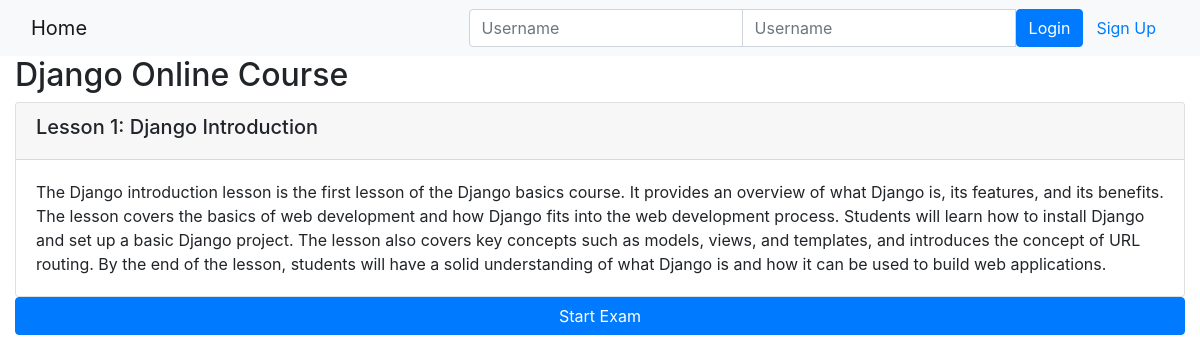
Page /onlinecourse/1/ on the committed database.
### onlinecourse/models.py (models this page shows, shortened)
class Course(models.Model):
    name = models.CharField(null=False, max_length=30, default='online course')
    image = models.ImageField(upload_to='course_images/')
    description = models.CharField(max_length=1000)
    pub_date = models.DateField(null=True)
    instructors = models.ManyToManyField(Instructor)
    users = models.ManyToManyField(
        settings.AUTH_USER_MODEL, through='Enrollment')
    total_enrollment = models.IntegerField(default=0)
    is_enrolled = False

class Lesson(models.Model):
    title = models.CharField(max_length=200, default="title")
    order = models.IntegerField(default=0)
    course = models.ForeignKey(Course, on_delete=models.CASCADE)
    content = models.TextField()

### onlinecourse/views.py (the view)
# urls.py: path('<int:pk>/', views.CourseDetailView.as_view(), name='course_details'),
class CourseDetailView(generic.DetailView):
    model = Course
    template_name = 'onlinecourse/course_detail_bootstrap.html'

### onlinecourse/templates/onlinecourse/course_detail_bootstrap.html (shortened to what this page needs)
<!DOCTYPE html>
<html lang="en">
<head>
     {% load static %}
    <link rel="stylesheet" href="https://maxcdn.bootstrapcdn.com/bootstrap/4.5.2/css/bootstrap.min.css">
</head>
<body>
    <nav class="navbar navbar-light bg-light">
        <div class="container-fluid">
            <div class="navbar-header">
                  <a class="navbar-brand" href="{% url 'onlinecourse:index' %}">Home</a>
            </div>
            <ul class="nav navbar-nav navbar-right">
                {% if user.is_authenticated %}
                <li>
                    <a class="btn btn-link" href="#">{{ user.first_name }}({{ user.username }})</a>
                    <a class="btn btn-link" href="{% url 'onlinecourse:logout' %}">Logout</a>
                </li>
                {% else %}
                <li>
                    <form class="form-inline" action="{% url 'onlinecourse:login' %}" method="post">
                        <div class="input-group">
                            <input type="text" class="form-control" placeholder="Username" name="username" >
                            <input type="password" class="form-control" placeholder="Username" name="psw" >
                            <button class="btn btn-primary" type="submit">Login</button>
                            <a class="btn btn-link" href="{% url 'onlinecourse:registration' %}">Sign Up</a>
                        </div>
                    </form>
                </li>
                {% endif %}
            </ul>
        </div>
    </nav>
    <div class="container-fluid">
            <h2>{{ course.name }}</h2>
            <div class="card-columns-vertical">
                {% for lesson in course.lesson_set.all %}
                    <div class="card mt-1">
                        <div class="card-header"><h5>Lesson {{lesson.order|add:1}}: {{lesson.title}}</h5></div>
                        <div class="card-body">{{lesson.content}}</div>
                    </div>
                {% endfor %}
            </div>
            <a href="#exam" class="btn btn-primary btn-block" data-toggle="collapse">Start Exam</a>
            </div>
</body>
</html>

### rows in the picture
Course: name "Django Online Course"
Lesson: order|add "1", title "Django Introduction", content "The Django introduction lesson is the first lesson of the Django basics course. It provides an overview of what Django is, its features, and its benefits. The lesson covers the basics of web development and how Django fits into the web development process. Students will learn how to install Django and set up a basic Django project. The lesson also covers key concepts such as models, views, and templates, and introduces the concept of URL routing. By the end of the lesson, students will have a solid understanding of what Django is and how it can be used to build web applications."
